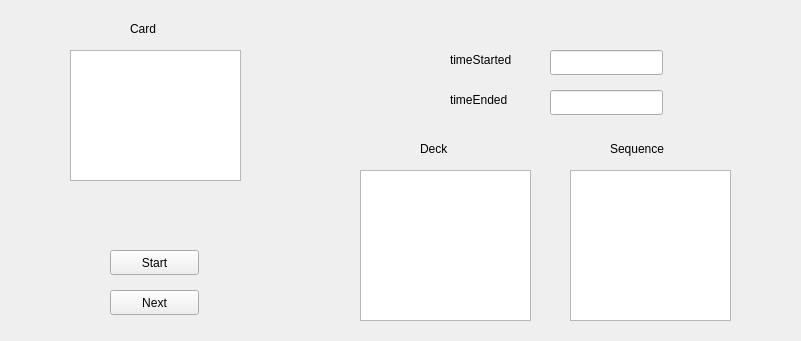
<?xml version="1.0" encoding="UTF-8"?>
<ui version="4.0">
 <class>StudySessionGUI</class>
 <widget class="QWidget" name="StudySessionGUI">
  <property name="windowTitle">
   <string>Form</string>
  </property>
  <widget class="QLineEdit" name="timeStartedLineEdit">
   <property name="geometry">
    <rect>
     <x>550</x>
     <y>50</y>
     <width>113</width>
     <height>25</height>
    </rect>
   </property>
  </widget>
  <widget class="QLineEdit" name="timeEndedLineEdit">
   <property name="geometry">
    <rect>
     <x>550</x>
     <y>90</y>
     <width>113</width>
     <height>25</height>
    </rect>
   </property>
  </widget>
  <widget class="QLabel" name="label">
   <property name="geometry">
    <rect>
     <x>450</x>
     <y>50</y>
     <width>91</width>
     <height>20</height>
    </rect>
   </property>
   <property name="text">
    <string>timeStarted</string>
   </property>
  </widget>
  <widget class="QLabel" name="label_2">
   <property name="geometry">
    <rect>
     <x>450</x>
     <y>90</y>
     <width>81</width>
     <height>20</height>
    </rect>
   </property>
   <property name="text">
    <string>timeEnded</string>
   </property>
  </widget>
  <widget class="QTextEdit" name="deckTextEdit">
   <property name="geometry">
    <rect>
     <x>360</x>
     <y>170</y>
     <width>171</width>
     <height>151</height>
    </rect>
   </property>
  </widget>
  <widget class="QLabel" name="label_3">
   <property name="geometry">
    <rect>
     <x>420</x>
     <y>140</y>
     <width>67</width>
     <height>17</height>
    </rect>
   </property>
   <property name="text">
    <string>Deck</string>
   </property>
  </widget>
  <widget class="QTextEdit" name="sequenceTextEdit">
   <property name="geometry">
    <rect>
     <x>570</x>
     <y>170</y>
     <width>161</width>
     <height>151</height>
    </rect>
   </property>
  </widget>
  <widget class="QLabel" name="label_4">
   <property name="geometry">
    <rect>
     <x>610</x>
     <y>140</y>
     <width>67</width>
     <height>17</height>
    </rect>
   </property>
   <property name="text">
    <string>Sequence</string>
   </property>
  </widget>
  <widget class="QPushButton" name="startPushButton">
   <property name="geometry">
    <rect>
     <x>110</x>
     <y>250</y>
     <width>89</width>
     <height>25</height>
    </rect>
   </property>
   <property name="text">
    <string>Start</string>
   </property>
  </widget>
  <widget class="QPushButton" name="nextPushButton">
   <property name="geometry">
    <rect>
     <x>110</x>
     <y>290</y>
     <width>89</width>
     <height>25</height>
    </rect>
   </property>
   <property name="text">
    <string>Next</string>
   </property>
  </widget>
  <widget class="QTextEdit" name="cardTextEdit">
   <property name="geometry">
    <rect>
     <x>70</x>
     <y>50</y>
     <width>171</width>
     <height>131</height>
    </rect>
   </property>
  </widget>
  <widget class="QLabel" name="label_5">
   <property name="geometry">
    <rect>
     <x>130</x>
     <y>20</y>
     <width>67</width>
     <height>17</height>
    </rect>
   </property>
   <property name="text">
    <string>Card</string>
   </property>
  </widget>
 </widget>
 <resources/>
 <connections/>
</ui>
